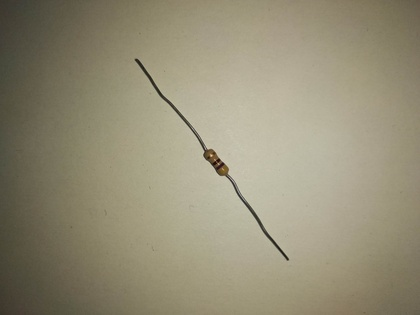
%> input picture Projet_07_06_2019_18h32/Projet/IMG_8.jpg, 420 x 315 px, shrunk from 4000 x 3000 before the run
$ octave main.m   (GNU Octave 9; MATLAB toolbox functions it lacks are replaced by stand-ins)
%> lines starting %> are read from the running program, lines starting %| are printed output that depends on the picture; in (x1, y1, x2, y2) boxes, pixels count from 0 and x2, y2 are one past the last pixel; in counts of white or black regions, pixels touching at a corner belong together; the program's own positions count from 1
### Projet_07_06_2019_18h32/Projet/rotation_par_hough.m
function [I_rotate]=rotation_par_hough(nom_image,dtheta,nb_ligne,seuil)

% I_couleur=im2double(imread(nom_image)); % On charge l'image et la convertit en double
I_gris=rgb2gray(nom_image); % Conversion image rgb en gray
[N1,N2]=size(I_gris);
% I_gris=I_gris(round(N1/2)-500:round(N1/2+500),round(N2/2)-500:round(N2/2)+500);
figure()
subplot(121)
imshow(I_gris)
title('Image originale')
%% creation de l'image des contours

[Gmag,Gdir]=imgradient(I_gris); %gradient de l'image
Gmag=Gmag.*(1/max(max(Gmag)));
subplot(122)
imshow(Gmag,[]);
title('Gradient de l image')

%% Calcul de la matrice d'accumulation

rho_max=sqrt(((N1-1)^2)+((N2-1)^2)); % Calcul du rho max
nb_col=ceil(pi/dtheta); %nb_col genere selon dtheta
H=zeros(nb_ligne,nb_col); %Initialisation de la matrices d'accumulation

drho=2*rho_max/nb_ligne; %Calcul du pas du rho
theta=0:dtheta:pi; %Calcul du vecteur de theta
[h,w]=size(H);

for l=1:N1 %Parcourt les lignes
    for c=1:N2 %Parcourt les colonnes
        if (Gmag(l,c)>0.5) %Si le point est un contours
            vec_ro=c*cos(theta)+l*sin(theta); %Calcul du rho de chaque droite du point
            for col=1:length(theta) %Parcourt les theta
                lig=round((vec_ro(col)+rho_max)/drho); %calcul la ligne du nouveau point de la matrice
                if (lig>h)
                    lig=h;
                end
                H(lig,col)=H(lig,col)+1; %itere la case de la matrice correspondant à la droite
            end
            %plot(theta,vec_ro,'r')
        end
    end
end
figure()
subplot(211)
imagesc(H) %Affiche la matrice d'accumulation
xlabel('\theta (echelle 1:1000)')
title(['Matrice d accumulation pour nb ligne=',num2str(nb_ligne),' et dtheta=',num2str(dtheta)])
%% Calcul des maxima locaux

%seuillage
H=H/max(max(H)); %Normalisation de la matrice d'accumulation
H(H<seuil)=0; %Seuillage de la matrice dependant du seuil en parametre
H(H>=seuil)=1;
subplot(212)
imagesc(H)
xlabel('\theta (echelle 1:1000)')
title(['Matrice d accumulation seuillee pour seuil=',num2str(seuil)])
%% Calcul des points extrémaux

theta_tab=0;
figure()
imshow(I_gris)
for l=1:nb_ligne %Parcourt les lignes
    for c=1:nb_col %Parcourt les colonnes
        if (H(l,c)==1) %Si on tombe sur un des point de la matrice seuillee
            rho=(l-1)*drho-rho_max; %On recalcule le theta et le rho de la droite correspondante
            theta=(c-1)*dtheta;
            theta_tab=[theta_tab,theta];
            if theta==0 %si c'est une droite verticale
                x_min=rho;
                x_max=rho;
                y_min=0;
                y_max=N1;
            else %sinon
                %disp(theta/pi);
                x_max=N2; %On travaille sur les bords verticaux de l'image
                x_min=0;
                y_min=(rho-x_min*cos(theta))/sin(theta); %On calcule les points en
                y_max=(rho-x_max*cos(theta))/sin(theta); %x=0 et x=xmax
            end
            hold on
            plot([x_min x_max],[y_min y_max])

        end
    end
end
hold on
title(['Image finale pour dtheta=',num2str(dtheta),', nb ligne=',num2str(nb_ligne),'et seuil=',num2str(seuil)])
axis([0 N2 0 N1])

%% rotation

theta_moy=mean(theta_tab(2:length(theta_tab)));
I_rotate=imrotate(nom_image,(theta_moy*(180/pi))-90);
figure()
imshow(I_rotate)
title('Image horizontale')
end

### Projet_07_06_2019_18h32/Projet/open_image_couleur.m
function I_open=open_image_couleur(Img,forme_se,taille_se)
    SE=strel(forme_se,taille_se);
    [h,w]=size(Img(:,:,1));
    I_open=zeros(h,w,3);
    I_open(:,:,1)=imopen(Img(:,:,1),SE);
    I_open(:,:,2)=imopen(Img(:,:,2),SE);
    I_open(:,:,3)=imopen(Img(:,:,3),SE);
    imshow(I_open,[])
end

### Projet_07_06_2019_18h32/Projet/normalized_matrix_color.m
function I_normalized=normalized_matrix_color(Img)
    I_normalized=Img/(max(max(max(Img))));
end

### Projet_07_06_2019_18h32/Projet/zoom_sur_resistance.m
function [x_min,x_max,y_min,y_max] = zoom_sur_resistance(I_rotate_sans_reflet)

figure()
I_rotate_seuil = im2bw(I_rotate_sans_reflet,0.68);
imshow(I_rotate_seuil,[]);
title('Image seuillé')

I_rotate_seuil = 1 - I_rotate_seuil;

SE_resitance_carre = strel('square',40);
I_rotate_seuil_open=imclose(I_rotate_seuil,SE_resitance_carre);


SE_resitance_hauteur = strel('rectangle',[50,10]);

I_rotate_seuil_open=imopen(I_rotate_seuil_open,SE_resitance_hauteur);


figure()
imshow(I_rotate_seuil_open,[]);
title('Image sans broche')

I_rotate_seuil_sans_bord = imclearborder(I_rotate_seuil_open);

figure()
imshow(I_rotate_seuil_sans_bord,[]);
title('Image sans bord')


SE_resitance_largeur = strel('rectangle',[50,80]);
I_rotate_seuil_sans_bord=imopen(I_rotate_seuil_sans_bord,SE_resitance_largeur);


% [5 lines of commented-out code are left out]


figure()
imshow(I_rotate_seuil_sans_bord,[]);
title('Image de la resistance')


[h, w] = size(I_rotate_seuil_sans_bord);
i = 1;
while sum(I_rotate_seuil_sans_bord(i,:)) == 0 && i <= h
    i = i + 1;
end
i_min = i;
while sum(I_rotate_seuil_sans_bord(i,:)) ~= 0 && i <= h
    i = i + 1;
end
i_max = i;

j = 1;
while sum(I_rotate_seuil_sans_bord(:,j)) == 0 && j <= w
    j = j + 1;
end
j_min = j;
while sum(I_rotate_seuil_sans_bord(:,j)) ~= 0 && j <= w
    j = j + 1;
end
j_max = j;

h = i_max -i_min;
w = j_max -j_min;

x_min = i_min+round(0.2*h);
x_max = i_max-round(0.2*h);
y_min = j_min+round(0.08*w);
y_max = j_max-round(0.08*w);
end

### Projet_07_06_2019_18h32/Projet/main.m
%% Rotation
clear all;close all;clc;
warning('off','all')

%78 jaune mort,9tropreseré,12normalephotoachier
%1troptordu,2,3,4,5,6,7,8,9,10,11,12photodemerde
Img=imread('IMG_8.jpg');
%> Img is the input picture: size 315x420x3 uint8; mean R, G, B 148.3, 142, 118.6
I_rotate=rotation_par_hough(Img,0.04,250,0.99);
%> in rotation_par_hough, `[Gmag,Gdir]=imgradient(I_gris); %gradient de l'image`:
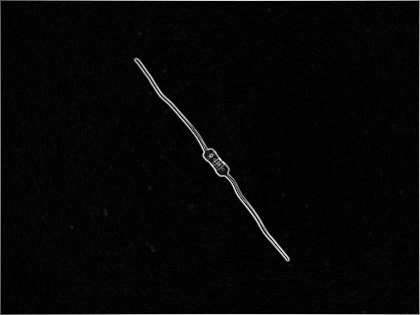
%> Gmag: size 315x420 double; min 0, max 661.2, mean 16.4; drawn with min black and max white
%> in rotation_par_hough, `[Gmag,Gdir]=imgradient(I_gris); %gradient de l'image`:
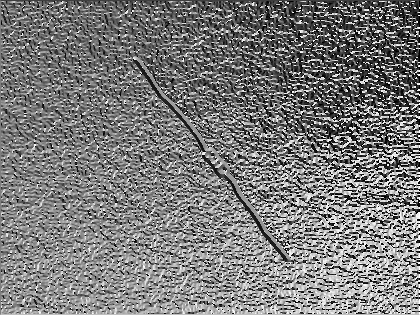
%> Gdir: size 315x420 double; min -180, max 179.9, mean -6.9; drawn with min black and max white
%> after the loop in rotation_par_hough, `for l=1:N1`:
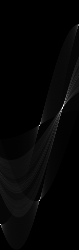
%> H: size 250x79 double; min 0, max 330, mean 6.9; drawn with min black and max white
%> after the loop in rotation_par_hough, `for l=1:N1`: lig = 26; vec_ro = 79 values, max 525 at index 17, min -413.1 at index 79, mean 202.2
%> in rotation_par_hough, `H(H>=seuil)=1;`: H: size 250x79 double; values 0 (black) and 1 (white), 0.01% white in thin lines or dots, all inside (x1, y1, x2, y2) = (62, 105, 64, 108)
%> after the loop in rotation_par_hough, `for l=1:nb_ligne`: rho = -75.4; theta = 2.48; theta_tab = [0 2.52 2.48]; x_max = 420; x_min = 0; y_max = 416.7; y_min = -122.7
%> in rotation_par_hough, `axis([0 N2 0 N1])`:
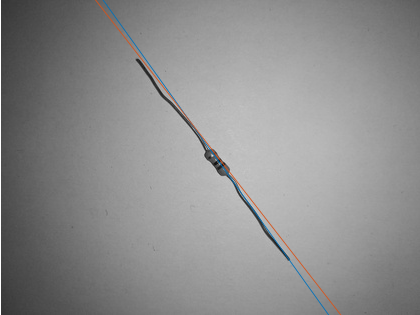
%> figure redrawn from the program's plot data; its title reads 'Image finale pour dtheta=0.04, nb ligne=250et seuil=0.99'
%> in rotation_par_hough, `theta_moy=mean(theta_tab(2:length(theta_tab)));`: theta_moy = 2.5
%> in rotation_par_hough, `I_rotate=imrotate(nom_image,(theta_moy*(180/pi))-90);`:
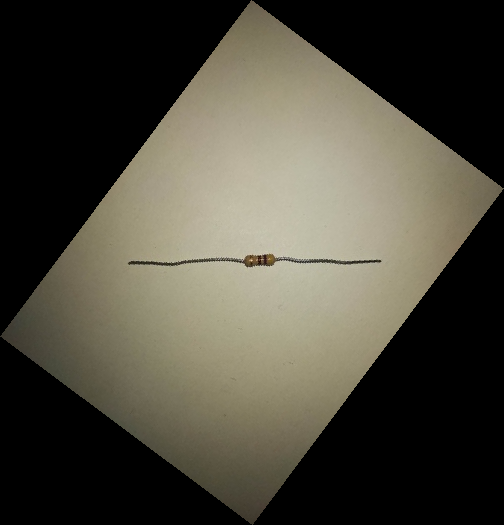
%> I_rotate: size 525x504x3 uint8; mean R, G, B 74.1, 71, 59.3


%% anti reflet
figure()
I_open=open_image_couleur(I_rotate,'rectangle',[20,10]);
%> in open_image_couleur, `[h,w]=size(Img(:,:,1));`: h = 525; w = 504
%> in open_image_couleur, `I_open=zeros(h,w,3);`: I_open: size 525x504x3 double; every value is 0


%% boost couleur

I_open(:,:,1)=I_open(:,:,1)*1.5;
I_open(:,:,2)=I_open(:,:,2)*1.5;
I_open(:,:,3)=I_open(:,:,3)*1.5;
I_open=normalized_matrix_color(I_open);
figure()
imshow(I_open)
title('Image sans reflet')

%% zoom

[x_min,x_max,y_min,y_max] = zoom_sur_resistance(I_open);
%> in zoom_sur_resistance, `I_rotate_seuil = im2bw(I_rotate_sans_reflet,0.68);`:
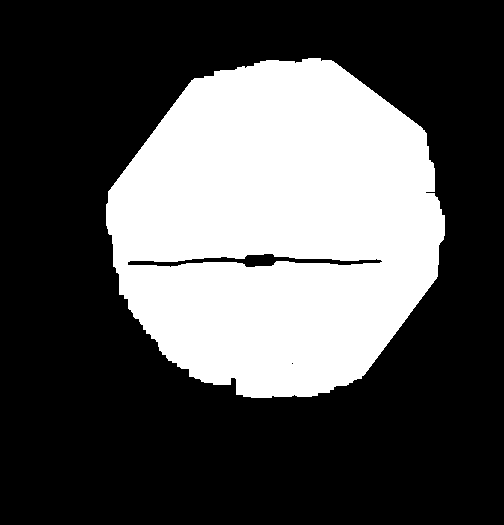
%> I_rotate_seuil: size 525x504 logical; 32.7% white; 1 white region, box (x1, y1, x2, y2) and area: (106, 58, 445, 398) 86478
%> in zoom_sur_resistance, `I_rotate_seuil_open=imclose(I_rotate_seuil,SE_resitance_carre);`: I_rotate_seuil_open: size 525x504 double; values 0 (black) and 1 (white), 67.9% white; 1 black region, box (x1, y1, x2, y2) and area: (108, 63, 440, 396) 84846
%> in zoom_sur_resistance, `I_rotate_seuil_open=imopen(I_rotate_seuil_open,SE_resitance_hauteur);`:
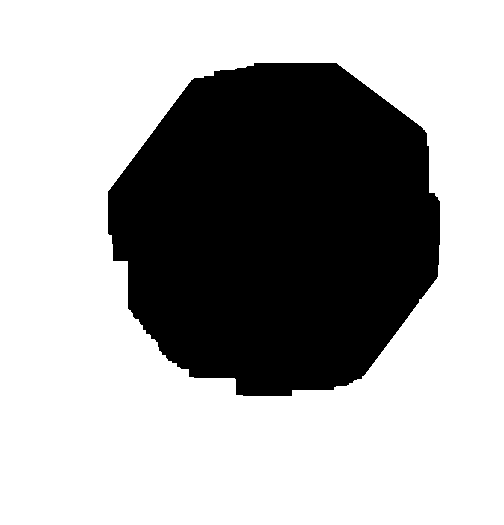
%> I_rotate_seuil_open: size 525x504 double; values 0 (black) and 1 (white), 67.4% white; 1 black region, box (x1, y1, x2, y2) and area: (108, 63, 440, 396) 86248
%> in zoom_sur_resistance, `I_rotate_seuil_sans_bord = imclearborder(I_rotate_seuil_open);`: I_rotate_seuil_sans_bord: size 525x504 double; every value is 0
%> the run ends on the next line
